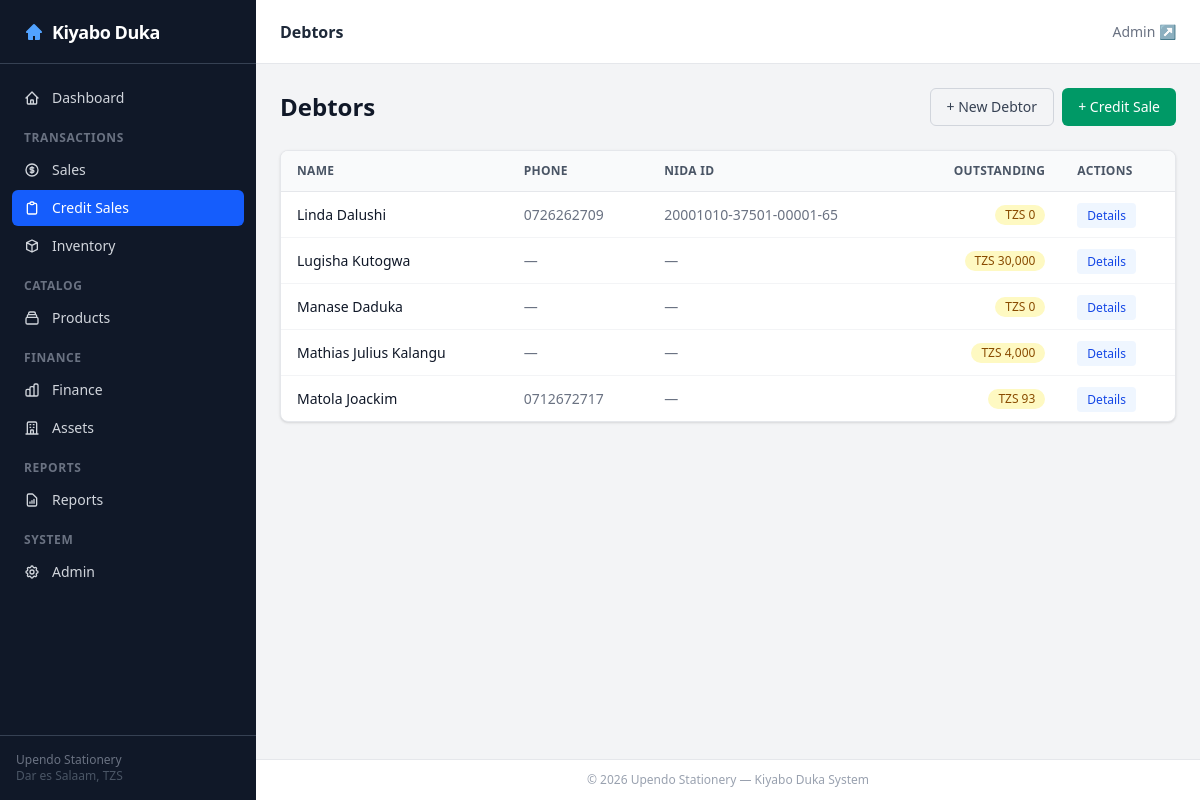
The page /credit/ on the database its author committed.
### credit/models.py (models this page shows, shortened)
class Debtor(TimestampedModel, ActionMixin):
    name = models.CharField(max_length=255)
    address = models.TextField(blank=True)
    phone_1 = models.CharField(max_length=30, blank=True)
    phone_2 = models.CharField(max_length=30, blank=True)
    nida_id = models.CharField(max_length=255, blank=True, verbose_name='NIDA ID')
    credit_limit = models.DecimalField(max_digits=15, decimal_places=2, default=0,
                                       help_text='Max outstanding balance. 0 = no limit.')
    is_blocked = models.BooleanField(default=False,
                                     help_text='Block new credit sales for this debtor.')
    class Meta:
        ordering = ['name']
    @property
    def total_debt(self):
        expr = ExpressionWrapper(
            F('quantity') * F('unit_price') - F('discount'),
            output_field=DecimalField(max_digits=15, decimal_places=2)
        )
        return self.debts.aggregate(
            t=Coalesce(Sum(expr), Decimal('0'), output_field=DecimalField(max_digits=15, decimal_places=2))
        )['t']
    @property
    def total_paid(self):
        return DebtReturn.objects.filter(debt__debtor=self).aggregate(
            t=Coalesce(Sum('amount'), Decimal('0'))
        )['t']
    @property
    def outstanding_balance(self):
        return self.total_debt - self.total_paid

### credit/views.py (the view)
# urls.py: path('', views.DebtorListView.as_view(), name='index'),
class DebtorListView(ListView):
    model = Debtor
    template_name = 'credit/debtor_list.html'
    context_object_name = 'debtors'
    paginate_by = 50

### dashboard/templatetags/fmt.py (called while the page is built)
@register.filter
def tzs(value, decimals=0):
    try:
        v = Decimal(str(value))
    except (InvalidOperation, TypeError):
        return '—'
    decimals = int(decimals)
    formatted = f'{v:,.{decimals}f}'
    return f'TZS {formatted}'

### templates/credit/debtor_list.html (shortened to what this page needs)
{% extends 'base.html' %}
{% load fmt %}
{% block page_title %}<h1 class="text-base font-semibold text-gray-800">Debtors</h1>{% endblock %}
{% block content %}
<div class="flex items-center justify-between mb-6">
    <h1 class="text-2xl font-bold text-gray-900">Debtors</h1>
    <div class="flex gap-2">
        <a href="{% url 'credit:debtor_create' %}"
           class="inline-flex items-center px-4 py-2 border border-gray-300 text-gray-700 text-sm font-medium rounded-md hover:bg-gray-50 transition-colors">
            + New Debtor
        </a>
        <a href="{% url 'credit:debt_create' %}"
           class="inline-flex items-center px-4 py-2 bg-emerald-600 text-white text-sm font-medium rounded-md hover:bg-emerald-700 transition-colors">
            + Credit Sale
        </a>
    </div>
</div>
<div class="bg-white rounded-lg shadow-sm border border-gray-200 overflow-hidden">
    <div class="overflow-x-auto">
        <table class="min-w-full divide-y divide-gray-200 text-sm">
            <thead class="bg-gray-50">
                <tr>
                    <th class="px-4 py-3 text-left text-xs font-semibold text-gray-600 uppercase tracking-wide">Name</th>
                    <th class="px-4 py-3 text-left text-xs font-semibold text-gray-600 uppercase tracking-wide">Phone</th>
                    <th class="px-4 py-3 text-left text-xs font-semibold text-gray-600 uppercase tracking-wide">NIDA ID</th>
                    <th class="px-4 py-3 text-right text-xs font-semibold text-gray-600 uppercase tracking-wide">Outstanding</th>
                    <th class="px-4 py-3 text-left text-xs font-semibold text-gray-600 uppercase tracking-wide">Actions</th>
                </tr>
            </thead>
            <tbody class="divide-y divide-gray-100">
                {% for debtor in debtors %}
                <tr class="hover:bg-gray-50 transition-colors">
                    <td class="px-4 py-3 text-gray-900 font-medium">{{ debtor.name }}</td>
                    <td class="px-4 py-3 text-gray-500">{{ debtor.phone_1|default:"—" }}</td>
                    <td class="px-4 py-3 text-gray-500">{{ debtor.nida_id|default:"—" }}</td>
                    <td class="px-4 py-3 text-right tabular-nums">
                        <span class="inline-flex items-center px-2.5 py-0.5 rounded-full text-xs font-medium bg-yellow-100 text-yellow-800">
                            {{ debtor.outstanding_balance|tzs }}
                        </span>
                    </td>
                    <td class="px-4 py-3">
                        <a href="{% url 'credit:debtor_detail' debtor.pk %}"
                           class="px-2.5 py-1 text-xs font-medium bg-blue-50 text-blue-700 rounded hover:bg-blue-100 transition-colors">
                            Details
                        </a>
                    </td>
                </tr>
                {% empty %}
                <tr>
                    <td colspan="5" class="px-4 py-8 text-center text-gray-400">No debtors found</td>
                </tr>
                {% endfor %}
            </tbody>
        </table>
    </div>
</div>
{% endblock %}

### rows shown on the page
Debtor: name "Linda Dalushi", phone_1 "0726262709", nida_id "20001010-37501-00001-65", outstanding_balance|tzs "TZS 0"
Debtor: name "Lugisha Kutogwa", phone_1 "—", nida_id "—", outstanding_balance|tzs "TZS 30,000"
Debtor: name "Manase Daduka", phone_1 "—", nida_id "—", outstanding_balance|tzs "TZS 0"
Debtor: name "Mathias Julius Kalangu", phone_1 "—", nida_id "—", outstanding_balance|tzs "TZS 4,000"
Debtor: name "Matola Joackim", phone_1 "0712672717", nida_id "—", outstanding_balance|tzs "TZS 93"
